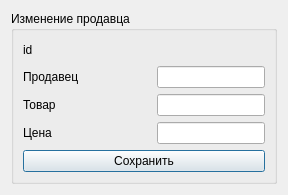
<?xml version="1.0" encoding="UTF-8"?>
<ui version="4.0">
 <class>Dialog</class>
 <widget class="QDialog" name="Dialog">
  <property name="geometry">
   <rect>
    <x>0</x>
    <y>0</y>
    <width>288</width>
    <height>192</height>
   </rect>
  </property>
  <property name="windowTitle">
   <string>Dialog</string>
  </property>
  <layout class="QVBoxLayout" name="verticalLayout">
   <item>
    <widget class="QGroupBox" name="groupBox">
     <property name="title">
      <string>Изменение продавца</string>
     </property>
     <layout class="QVBoxLayout" name="verticalLayout_2">
      <item>
       <layout class="QHBoxLayout" name="horizontalLayout">
        <item>
         <widget class="QLabel" name="label">
          <property name="text">
           <string>id</string>
          </property>
         </widget>
        </item>
        <item>
         <widget class="QLabel" name="label_id">
          <property name="text">
           <string/>
          </property>
         </widget>
        </item>
        <item>
         <spacer name="horizontalSpacer_4">
          <property name="orientation">
           <enum>Qt::Horizontal</enum>
          </property>
          <property name="sizeHint" stdset="0">
           <size>
            <width>40</width>
            <height>20</height>
           </size>
          </property>
         </spacer>
        </item>
       </layout>
      </item>
      <item>
       <layout class="QHBoxLayout" name="horizontalLayout_2">
        <item>
         <widget class="QLabel" name="label_name">
          <property name="text">
           <string>Продавец</string>
          </property>
         </widget>
        </item>
        <item>
         <spacer name="horizontalSpacer_3">
          <property name="orientation">
           <enum>Qt::Horizontal</enum>
          </property>
          <property name="sizeHint" stdset="0">
           <size>
            <width>40</width>
            <height>20</height>
           </size>
          </property>
         </spacer>
        </item>
        <item>
         <widget class="QLineEdit" name="lineEdit_1"/>
        </item>
       </layout>
      </item>
      <item>
       <layout class="QHBoxLayout" name="horizontalLayout_3">
        <item>
         <widget class="QLabel" name="label_2">
          <property name="text">
           <string>Товар</string>
          </property>
         </widget>
        </item>
        <item>
         <spacer name="horizontalSpacer_2">
          <property name="orientation">
           <enum>Qt::Horizontal</enum>
          </property>
          <property name="sizeHint" stdset="0">
           <size>
            <width>40</width>
            <height>20</height>
           </size>
          </property>
         </spacer>
        </item>
        <item>
         <widget class="QLineEdit" name="lineEdit_2"/>
        </item>
       </layout>
      </item>
      <item>
       <layout class="QHBoxLayout" name="horizontalLayout_4">
        <item>
         <widget class="QLabel" name="label_3">
          <property name="text">
           <string>Цена</string>
          </property>
         </widget>
        </item>
        <item>
         <spacer name="horizontalSpacer">
          <property name="orientation">
           <enum>Qt::Horizontal</enum>
          </property>
          <property name="sizeHint" stdset="0">
           <size>
            <width>40</width>
            <height>20</height>
           </size>
          </property>
         </spacer>
        </item>
        <item>
         <widget class="QLineEdit" name="lineEdit_3"/>
        </item>
       </layout>
      </item>
      <item>
       <widget class="QPushButton" name="pushButton">
        <property name="text">
         <string>Сохранить</string>
        </property>
       </widget>
      </item>
      <item>
       <spacer name="verticalSpacer">
        <property name="orientation">
         <enum>Qt::Vertical</enum>
        </property>
        <property name="sizeHint" stdset="0">
         <size>
          <width>20</width>
          <height>40</height>
         </size>
        </property>
       </spacer>
      </item>
     </layout>
    </widget>
   </item>
  </layout>
 </widget>
 <resources/>
 <connections/>
</ui>
